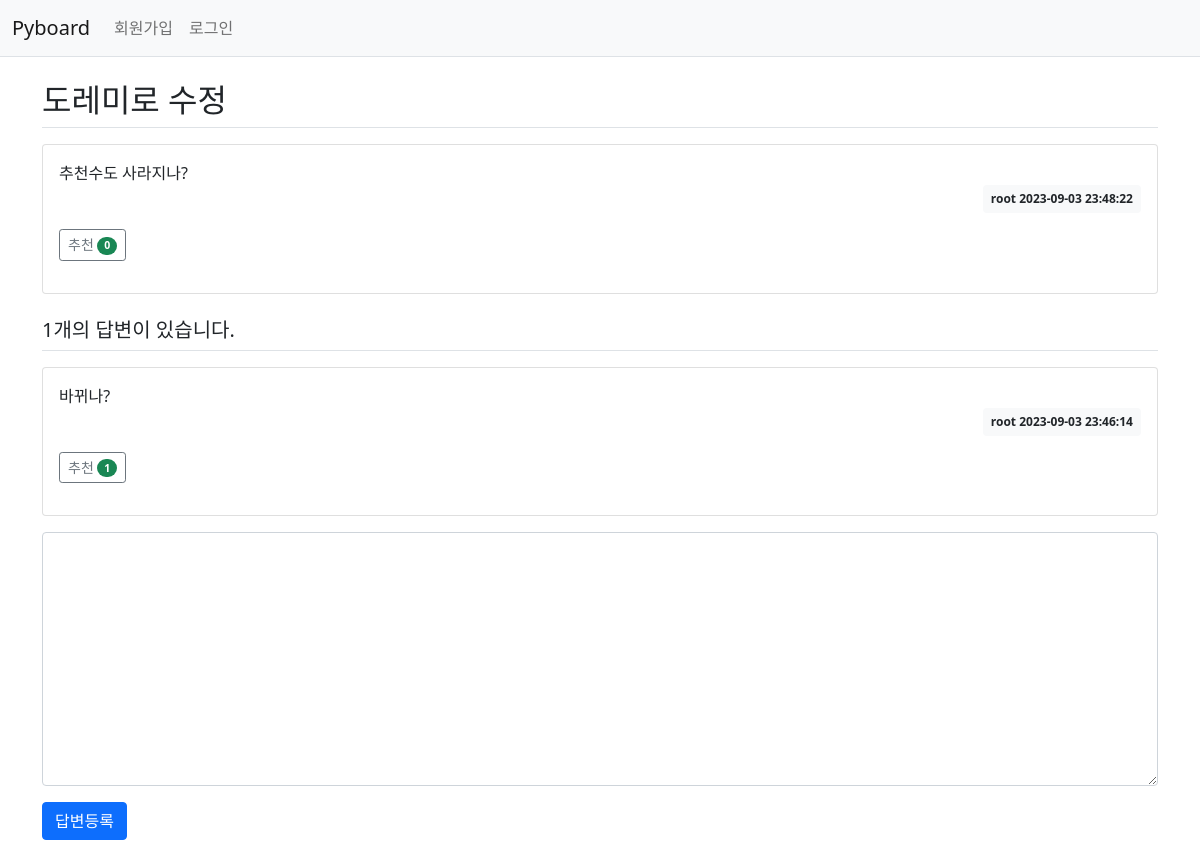
The page /detail/9 on the database as committed earlier.
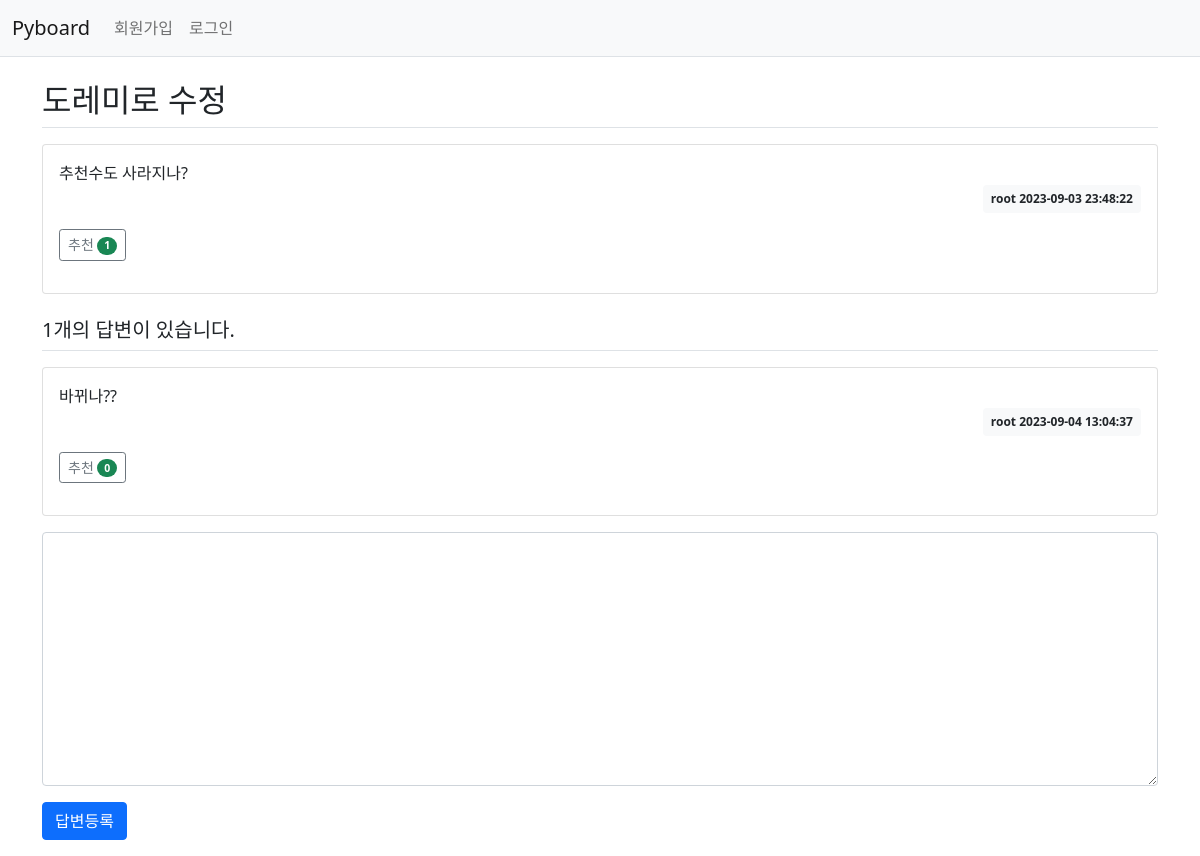
The same page on the database as committed later.
### tables this page shows
CREATE TABLE board (num INTEGER PRIMARY KEY AUTOINCREMENT, title TEXT NOT NULL, user TEXT NOT NULL, created DATETIME NOT NULL, content TEXT NOT NULL, views INT DEFAULT 0, likes INT DEFAULT 0);

CREATE TABLE comments (
    id       INTEGER  PRIMARY KEY AUTOINCREMENT,
    content  TEXT     NOT NULL,
    post_num INTEGER  NOT NULL,
    user     TEXT     NOT NULL,
    created  DATETIME NOT NULL
, likes INT DEFAULT 0);

### login.py (the view)
@app.route('/detail/<int:num>', methods = ['GET', 'POST'])
def detail(num):
    name = session.get('username')
    if request.method == 'POST':
        content = request.form['content']
        connection = get_db()
        cursor = connection.cursor()
        current_datetime = datetime.datetime.now()
        formatted_datetime = current_datetime.strftime('%Y-%m-%d %H:%M:%S')
        cursor.execute("INSERT INTO comments (content, post_num, user, created) VALUES (?, ?, ?, ?)", (content, num, name, formatted_datetime))
        connection.commit()
        cursor.execute("SELECT * FROM board WHERE num = ?", (num,))
        question_data = cursor.fetchone()
        cursor.execute("SELECT * FROM comments WHERE post_num = ?", (num,))
        comments = cursor.fetchall()
        cursor.close()
        connection.close()
        return render_template('question_detail.html', question = question_data, num = num, comments = comments, name = name)
    else:
        connection = get_db()
        cursor = connection.cursor()
        cursor.execute("SELECT * FROM board WHERE num = ?", (num,))
        question_data = cursor.fetchone()
        cursor.execute("SELECT * FROM comments WHERE post_num = ?", (num,))
        comments = cursor.fetchall()
        cursor.execute("UPDATE board SET views = views + 1 WHERE num = ?", (num,))
        connection.commit()
        cursor.close()
        return render_template('question_detail.html', question = question_data, num = num, comments = comments, name = name)

### login.py (called while the page is built)
def get_db():
    conn = sqlite3.connect(db_path)
    conn.row_factory = sqlite3.Row  # 딕셔너리 형태로 데이터 사용 가능
    return conn

### templates/question_detail.html (shortened to what this page needs)
<html lang="en">
<head>
    <link rel="stylesheet" href="{{ url_for('static', filename='bootstrap.min.css') }}">
</head>
<body>
    {% include "navbar.html" %}
    <div class="container my-3">
        <h2 class="border-bottom py-2">{{question.title }}</h2>
        <div class="card my-3">
            <div class="card-body">
                <div class="card-text" style="white-space: pre-line;">{{ question.content }}</div>
                <div class="d-flex justify-content-end">
                    <div class="badge bg-light text-dark p-2">
                        {{ question.user}}
                        {{ question.created }}
                    </div>
                </div>
                <div class="my-3">
                    <a href="{{ url_for('like_question', question_num = question.num ) }}"
                        class="recommend btn btn-sm btn-outline-secondary"> 추천
                        <span class="badge rounded-pill bg-success">{{ question.likes }}</span>
                    </a>
                </div>
            </div>
        </div>
        <h5 class="border-bottom my-3 py-2">{{ comments|length }}개의 답변이 있습니다.</h5>
        {% for answer in comments %}
        <div class="card my-3">
            <div class="card-body">
                <div class="card-text" style="white-space: pre-line;">{{ answer.content }}</div>
                <div class="d-flex justify-content-end">
                    <div class="badge bg-light text-dark p-2">
                        {{ answer.user}}
                        {{ answer.created }}
                    </div>
                </div>
                <div class="my-3">
                    <a href="{{ url_for('like_comment', post_id = answer.id, post_num = answer.post_num ) }}"
                        class="recommend btn btn-sm btn-outline-secondary"> 추천
                        <span class="badge rounded-pill bg-success">{{ answer.likes }}</span>
                    </a>
                </div>
            </div>
        </div>
        {% endfor %}
        <form action="{{ url_for('detail', num=question.num) }}" method="post" class="my-3">
            <div class="mb-3">
                <textarea name="content" id="content" class="form-control" rows="10"></textarea>
            </div>
            <input type="submit" value="답변등록" class="btn btn-primary">
        </form>
    </div>
</body>
</html>

### templates/navbar.html (shortened to what this page needs)
<html lang="en">
<head>
    <link rel="stylesheet" href="{{url_for('static', filename='bootstrap.min.css')}}">
</head>
<body>
<nav class="navbar navbar-expand-lg navbar-light bg-light border-bottom">
    <div class="container-fluid">
        <a class="navbar-brand" href="{{ url_for('index') }}">Pyboard</a>
        <div class="collapse navbar-collapse" id="navbarSupportedContent">
            {% if name %}
            <ul class="navbar-nav">
                <li class="nav-item">
                    <a class="nav-link" href="{{ url_for('mypage', username=name) }}">{{ name }}</a>
                </li>
                <li class="nav-item">
                    <a class="nav-link" href="{{ url_for('logout') }}">로그아웃</a>
                </li>
            </ul>
            {% else %}
            <ul class="navbar-nav me-auto mb-2 mb-lg-0">
                <li class="nav-item">
                    <a class="nav-link" href="{{ url_for('register_post')}}">회원가입</a>
                </li>
                <li class="nav-item">
                    <a class="nav-link" href="{{ url_for('index') }}">로그인</a>
                </li>
            </ul>
            {% endif %}
        </div>
    </div>
</nav>
</body>
</html>

Rows that differ between the two databases and show on the page:
changed board "도레미로 수정": likes "0" → "1"
changed comments "root": content "바뀌나?" → "바뀌나??"; created "2023-09-03 23:46:14" → "2023-09-04 13:04:37"; likes "1" → "0"
